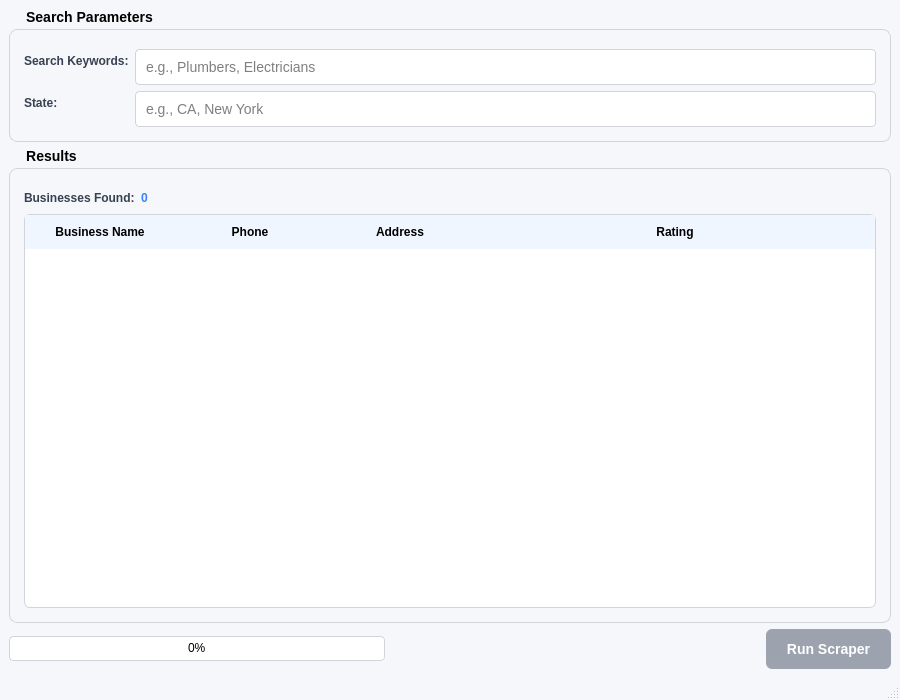
<?xml version="1.0" encoding="UTF-8"?>
<ui version="4.0">
 <class>MainWindow</class>
 <widget class="QMainWindow" name="MainWindow">
  <property name="geometry">
   <rect>
    <x>0</x>
    <y>0</y>
    <width>900</width>
    <height>700</height>
   </rect>
  </property>
  <property name="windowTitle">
   <string>BBB.org Business Scraper</string>
  </property>
  <property name="styleSheet">
   <string notr="true">QMainWindow {
    background-color: #f5f7fa;
    font-family: 'Segoe UI', Arial, sans-serif;
}
QGroupBox {
    font-weight: bold;
    font-size: 14px;
    border: 1px solid #d1d5db;
    border-radius: 8px;
    margin-top: 20px;
    padding: 10px 5px 5px 5px;
}
QGroupBox::title {
    subcontrol-origin: margin;
    left: 10px;
    padding: 0 5px;
}
QLabel {
    font-weight: 500;
    color: #374151;
}
QLineEdit, QTextEdit {
    border: 1px solid #d1d5db;
    border-radius: 4px;
    padding: 8px;
    font-size: 14px;
    background-color: white;
}
QLineEdit:focus, QTextEdit:focus {
    border: 1px solid #3b82f6;
}
QPushButton {
    background-color: #3b82f6;
    color: white;
    border: none;
    border-radius: 6px;
    padding: 10px 20px;
    font-weight: 600;
    font-size: 14px;
}
QPushButton:disabled {
    background-color: #9ca3af;
}
QPushButton:hover {
    background-color: #2563eb;
}
QProgressBar {
    border: 1px solid #d1d5db;
    border-radius: 4px;
    background-color: white;
    text-align: center;
    font-size: 12px;
}
QProgressBar::chunk {
    background-color: #3b82f6;
    border-radius: 3px;
}
QTableWidget {
    gridline-color: #e5e7eb;
    border: 1px solid #d1d5db;
    border-radius: 6px;
    background-color: white;
    alternate-background-color: #f9fafb;
    selection-background-color: #dbeafe;
}
QHeaderView::section {
    background-color: #eff6ff;
    padding: 8px;
    border: none;
    font-weight: 600;
}</string>
  </property>
  <widget class="QWidget" name="centralwidget">
   <layout class="QVBoxLayout" name="verticalLayout" spacing="15">
    <item>
     <widget class="QGroupBox" name="groupBox">
      <property name="title">
       <string>Search Parameters</string>
      </property>
      <layout class="QFormLayout" name="formLayout" labelAlignment="Qt::AlignRight" formAlignment="Qt::AlignHCenter|Qt::AlignTop" horizontalSpacing="20" verticalSpacing="15">
       <item row="0" column="0">
        <widget class="QLabel" name="label">
         <property name="text">
          <string>Search Keywords:</string>
         </property>
        </widget>
       </item>
       <item row="0" column="1">
        <widget class="QLineEdit" name="lineEdit_search_keywords">
         <property name="placeholderText">
          <string>e.g., Plumbers, Electricians</string>
         </property>
         <property name="minimumSize">
          <size>
           <width>300</width>
           <height>0</height>
          </size>
         </property>
        </widget>
       </item>
       <item row="1" column="0">
        <widget class="QLabel" name="label_2">
         <property name="text">
          <string>State:</string>
         </property>
        </widget>
       </item>
       <item row="1" column="1">
        <widget class="QLineEdit" name="lineEdit_state">
         <property name="placeholderText">
          <string>e.g., CA, New York</string>
         </property>
         <property name="maximumWidth">
          <number>150</number>
         </property>
        </widget>
       </item>
      </layout>
     </widget>
    </item>
    <item>
     <widget class="QGroupBox" name="groupBox_2">
      <property name="title">
       <string>Results</string>
      </property>
      <layout class="QVBoxLayout" name="verticalLayout_2" spacing="10">
       <item>
        <layout class="QHBoxLayout" name="horizontalLayout" spacing="15">
         <item>
          <widget class="QLabel" name="label_3">
           <property name="text">
            <string>Businesses Found:</string>
           </property>
          </widget>
         </item>
         <item>
          <widget class="QLabel" name="label_count">
           <property name="text">
            <string>0</string>
           </property>
           <property name="font">
            <font>
             <weight>700</weight>
            </font>
           </property>
           <property name="styleSheet">
            <string notr="true">color: #3b82f6;</string>
           </property>
          </widget>
         </item>
         <item>
          <spacer name="horizontalSpacer">
           <property name="orientation">
            <enum>Qt::Horizontal</enum>
           </property>
           <property name="sizeHint" stdset="0">
            <size>
             <width>40</width>
             <height>20</height>
            </size>
           </property>
          </spacer>
         </item>
        </layout>
       </item>
       <item>
        <widget class="QTableWidget" name="tableWidget_results">
         <property name="alternatingRowColors">
          <bool>true</bool>
         </property>
         <property name="selectionMode">
          <enum>QAbstractItemView::SingleSelection</enum>
         </property>
         <property name="selectionBehavior">
          <enum>QAbstractItemView::SelectRows</enum>
         </property>
         <property name="showGrid">
          <bool>true</bool>
         </property>
         <property name="rowCount">
          <number>0</number>
         </property>
         <property name="columnCount">
          <number>4</number>
         </property>
         <attribute name="horizontalHeaderVisible">
          <bool>true</bool>
         </attribute>
         <attribute name="horizontalHeaderDefaultSectionSize">
          <number>150</number>
         </attribute>
         <attribute name="horizontalHeaderStretchLastSection">
          <bool>true</bool>
         </attribute>
         <column>
          <property name="text">
           <string>Business Name</string>
          </property>
         </column>
         <column>
          <property name="text">
           <string>Phone</string>
          </property>
         </column>
         <column>
          <property name="text">
           <string>Address</string>
          </property>
         </column>
         <column>
          <property name="text">
           <string>Rating</string>
          </property>
         </column>
        </widget>
       </item>
      </layout>
     </widget>
    </item>
    <item>
     <layout class="QHBoxLayout" name="horizontalLayout_2">
      <item>
       <widget class="QProgressBar" name="progressBar">
        <property name="value">
         <number>0</number>
        </property>
        <property name="textVisible">
         <bool>true</bool>
        </property>
        <property name="minimumSize">
         <size>
          <width>300</width>
          <height>25</height>
         </size>
        </property>
       </widget>
      </item>
      <item>
       <spacer name="horizontalSpacer_2">
        <property name="orientation">
         <enum>Qt::Horizontal</enum>
        </property>
        <property name="sizeHint" stdset="0">
         <size>
          <width>40</width>
          <height>20</height>
         </size>
        </property>
       </spacer>
      </item>
      <item>
       <widget class="QPushButton" name="pushButton_run">
        <property name="text">
         <string>Run Scraper</string>
        </property>
        <property name="minimumSize">
         <size>
          <width>120</width>
          <height>40</height>
         </size>
        </property>
        <property name="enabled">
         <bool>false</bool>
        </property>
       </widget>
      </item>
     </layout>
    </item>
   </layout>
  </widget>
  <widget class="QStatusBar" name="statusbar"/>
 </widget>
 <resources/>
 <connections/>
</ui>
